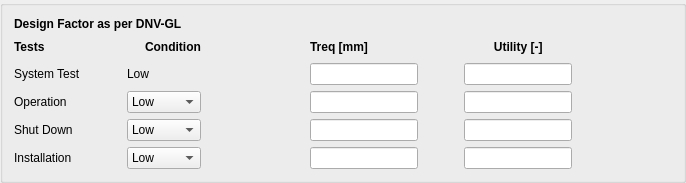
          <widget class="QGroupBox" name="designfactorBox">
           <property name="title">
            <string/>
           </property>
           <property name="flat">
            <bool>true</bool>
           </property>
           <layout class="QGridLayout" name="gridLayout_7">
            <item row="0" column="0">
             <widget class="QLabel" name="label_6">
              <property name="font">
               <font>
                <weight>75</weight>
                <bold>true</bold>
               </font>
              </property>
              <property name="text">
               <string>Design Factor as per DNV-GL</string>
              </property>
             </widget>
            </item>
            <item row="1" column="3">
             <layout class="QHBoxLayout" name="horizontalLayout_34">
              <item>
               <widget class="QLabel" name="treq_label">
                <property name="font">
                 <font>
                  <weight>75</weight>
                  <bold>true</bold>
                 </font>
                </property>
                <property name="text">
                 <string>Treq [mm]</string>
                </property>
               </widget>
              </item>
              <item>
               <widget class="QLabel" name="utility_label">
                <property name="font">
                 <font>
                  <weight>75</weight>
                  <bold>true</bold>
                 </font>
                </property>
                <property name="text">
                 <string>               Utility [-]</string>
                </property>
               </widget>
              </item>
             </layout>
            </item>
            <item row="2" column="3" rowspan="2">
             <layout class="QHBoxLayout" name="horizontalLayout_35">
              <item>
               <layout class="QVBoxLayout" name="verticalLayout_10">
                <item>
                 <widget class="QLineEdit" name="treq_label_systemTest"/>
                </item>
                <item>
                 <widget class="QLineEdit" name="treq_label_operation"/>
                </item>
                <item>
                 <widget class="QLineEdit" name="treq_label_shutdown"/>
                </item>
                <item>
                 <widget class="QLineEdit" name="treq_label_installation"/>
                </item>
               </layout>
              </item>
              <item>
               <spacer name="horizontalSpacer_47">
                <property name="orientation">
                 <enum>Qt::Horizontal</enum>
                </property>
                <property name="sizeHint" stdset="0">
                 <size>
                  <width>40</width>
                  <height>20</height>
                 </size>
                </property>
               </spacer>
              </item>
              <item>
               <layout class="QVBoxLayout" name="verticalLayout_12">
                <item>
                 <widget class="QLineEdit" name="utility_label_systemTest"/>
                </item>
                <item>
                 <widget class="QLineEdit" name="utility_label_operation"/>
                </item>
                <item>
                 <widget class="QLineEdit" name="utility_label_shutdown"/>
                </item>
                <item>
                 <widget class="QLineEdit" name="utility_label_installation"/>
                </item>
               </layout>
              </item>
             </layout>
            </item>
            <item row="3" column="2">
             <spacer name="horizontalSpacer_26">
              <property name="orientation">
               <enum>Qt::Horizontal</enum>
              </property>
              <property name="sizeHint" stdset="0">
               <size>
                <width>103</width>
                <height>45</height>
               </size>
              </property>
             </spacer>
            </item>
            <item row="2" column="4">
             <spacer name="horizontalSpacer_24">
              <property name="orientation">
               <enum>Qt::Horizontal</enum>
              </property>
              <property name="sizeHint" stdset="0">
               <size>
                <width>100</width>
                <height>45</height>
               </size>
              </property>
             </spacer>
            </item>
            <item row="1" column="0" colspan="2">
             <layout class="QHBoxLayout" name="horizontalLayout_25">
              <item>
               <widget class="QLabel" name="tests_label">
                <property name="font">
                 <font>
                  <weight>75</weight>
                  <bold>true</bold>
                 </font>
                </property>
                <property name="styleSheet">
                 <string notr="true"/>
                </property>
                <property name="text">
                 <string>Tests</string>
                </property>
               </widget>
              </item>
              <item>
               <spacer name="horizontalSpacer_48">
                <property name="orientation">
                 <enum>Qt::Horizontal</enum>
                </property>
                <property name="sizeHint" stdset="0">
                 <size>
                  <width>40</width>
                  <height>20</height>
                 </size>
                </property>
               </spacer>
              </item>
              <item>
               <widget class="QLabel" name="condition_label">
                <property name="font">
                 <font>
                  <weight>75</weight>
                  <bold>true</bold>
                 </font>
                </property>
                <property name="styleSheet">
                 <string notr="true"/>
                </property>
                <property name="text">
                 <string>Condition</string>
                </property>
               </widget>
              </item>
             </layout>
            </item>
            <item row="2" column="0" rowspan="2" colspan="2">
             <layout class="QHBoxLayout" name="horizontalLayout_33">
              <item>
               <layout class="QVBoxLayout" name="verticalLayout_11">
                <item>
                 <widget class="QLabel" name="systemtest_label">
                  <property name="text">
                   <string>System Test</string>
                  </property>
                 </widget>
                </item>
                <item>
                 <widget class="QLabel" name="operation_label">
                  <property name="text">
                   <string>Operation</string>
                  </property>
                 </widget>
                </item>
                <item>
                 <widget class="QLabel" name="shutdown_label">
                  <property name="text">
                   <string>Shut Down</string>
                  </property>
                 </widget>
                </item>
                <item>
                 <widget class="QLabel" name="installation_label">
                  <property name="text">
                   <string>Installation</string>
                  </property>
                 </widget>
                </item>
               </layout>
              </item>
              <item>
               <spacer name="horizontalSpacer_12">
                <property name="orientation">
                 <enum>Qt::Horizontal</enum>
                </property>
                <property name="sizeHint" stdset="0">
                 <size>
                  <width>40</width>
                  <height>20</height>
                 </size>
                </property>
               </spacer>
              </item>
              <item>
               <layout class="QVBoxLayout" name="verticalLayout_9">
                <item>
                 <widget class="QLabel" name="systemTest_combo_label">
                  <property name="text">
                   <string>Low</string>
                  </property>
                 </widget>
                </item>
                <item>
                 <widget class="QComboBox" name="operation_comboBox">
                  <item>
                   <property name="text">
                    <string>Low</string>
                   </property>
                  </item>
                  <item>
                   <property name="text">
                    <string>Medium</string>
                   </property>
                  </item>
                  <item>
                   <property name="text">
                    <string>High</string>
                   </property>
                  </item>
                 </widget>
                </item>
                <item>
                 <widget class="QComboBox" name="shutdown_comboBox">
                  <item>
                   <property name="text">
                    <string>Low</string>
                   </property>
                  </item>
                  <item>
                   <property name="text">
                    <string>Medium</string>
                   </property>
                  </item>
                  <item>
                   <property name="text">
                    <string>High</string>
                   </property>
                  </item>
                 </widget>
                </item>
                <item>
                 <widget class="QComboBox" name="installation_comboBox">
                  <item>
                   <property name="text">
                    <string>Low</string>
                   </property>
                  </item>
                  <item>
                   <property name="text">
                    <string>Medium</string>
                   </property>
                  </item>
                  <item>
                   <property name="text">
                    <string>High</string>
                   </property>
                  </item>
                 </widget>
                </item>
               </layout>
              </item>
             </layout>
            </item>
           </layout>
          </widget>
